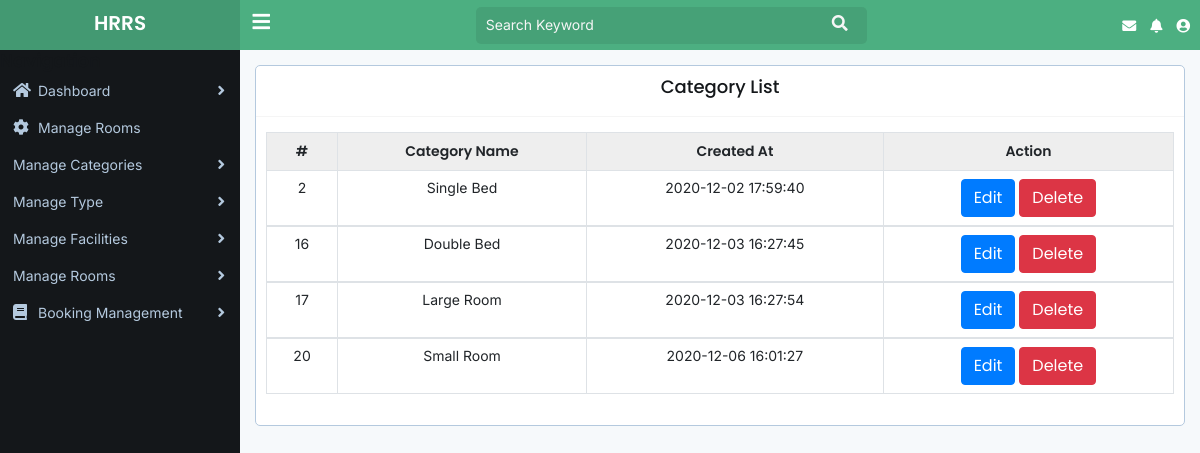
/categorylist.php (signed in), run on the app's committed database.
### tables this page shows
CREATE TABLE `tb_categories` (
  `cat_id` int(11) NOT NULL,
  `cat_name` varchar(50) NOT NULL,
  `created_at` datetime NOT NULL DEFAULT current_timestamp()
);

### categorylist.php (the view, shortened to what this page needs)
<?php include 'header.php';
include 'sidebar.php' ?>
			<div class="main-content-area">
				<div class="content">
					<div class="container-fluid">
						<div class="row">
							<div class="col-lg-12">
								<div class="box text-center">
									<div class="box-header with-border">
										<h4 class="box-title">Category List</h4>
									</div>
									<div class="box-body">
										<table class="table table-bordered table-hover">
											<thead>
												<tr>
													<th>#</th>
													<th>Category Name</th>
													<th>Created At</th>
													<th>Action</th>
												</tr>
											</thead>
											<?php
                    $sql="SELECT * FROM tb_categories";
                    $run=$conn->query($sql);
                    if($run->num_rows > 0){
                        while ($result=$run->fetch_assoc()) {?>
                        <tbody>
                        <tr>
                            <td><?php echo $result['cat_id']?></td>
                            <td><?php echo $result['cat_name']?></td>
                            <td><?php echo $result['created_at']?></td>
                            <td><a href="updatecategory.php?cat_id=<?php echo $result['cat_id']?>" class="btn btn-primary">Edit</a>
                            <a href="category.php?cat_del_id=<?php echo $result['cat_id']?>" name='del' class="btn btn-danger">Delete</a></td>
                        </tr>
                        </tbody>
                        <?php
                        }
                    }
                    ?>
										</table>
									</div>
								</div>
							</div>
						</div>
					</div>
				</div>
			</div>
<?php include 'footer.php'?>

### assets/css/style.css (style rules this page uses)
* { margin: 0px; padding: 0px; box-sizing: border-box; outline: none; }
html, body { width: 100%; height: 100%; }
body { font-family: "Inter", sans-serif; font-size: 14px; line-height: normal; background: #f6f9fb; }
h1, h2, h3, h4, h5, h6 { font-family: "Poppins", sans-serif; font-weight: 600; margin: 0; padding: 0; color: #14171a; }
h4 { font-size: 18px; }
.btn { font-family: "Poppins", sans-serif; font-weight: 400; }
.main-content-area { width: calc(100% - 240px); margin-left: 240px; transition: 300ms linear; padding: 15px 0px; }
.box { background: #ffffff; border: 1px solid #b4c9de; border-radius: 5px; margin-bottom: 30px; }
.box .box-header { padding: 10px 10px 15px 10px; }
.box .box-header.with-border { border-bottom: 1px solid #f5f5f5; }
.box .box-header .box-title { padding-bottom: 3px; font-weight: 500; }
.box .box-body { padding: 15px 10px; }
.table tr th { font-family: "Poppins", sans-serif; font-weight: 600; padding: 8px 10px; border-bottom-width: 1px; }
.table tr td { font-size: 14px; padding: 8px 10px; }
.table.table-bordered thead { background: #eeeeee; }
.table.table-hover tr td { cursor: pointer; }

### data on the page
tb_categories: cat_id "2", cat_name "Single Bed", created_at "2020-12-02 17:59:40"
tb_categories: cat_id "16", cat_name "Double Bed", created_at "2020-12-03 16:27:45"
tb_categories: cat_id "17", cat_name "Large Room", created_at "2020-12-03 16:27:54"
tb_categories: cat_id "20", cat_name "Small Room", created_at "2020-12-06 16:01:27"
